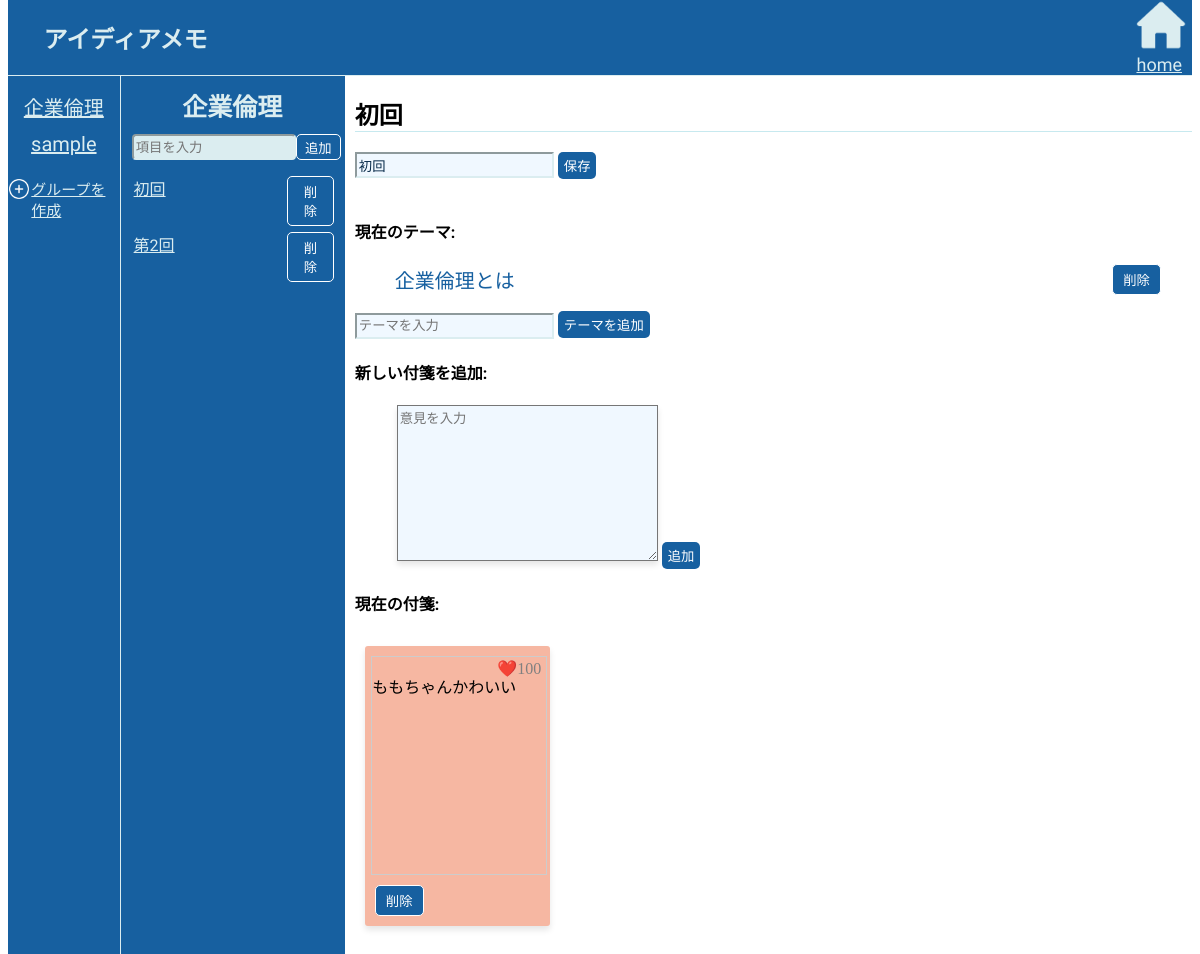
Before: /item/1 (signed in) with the older database file.
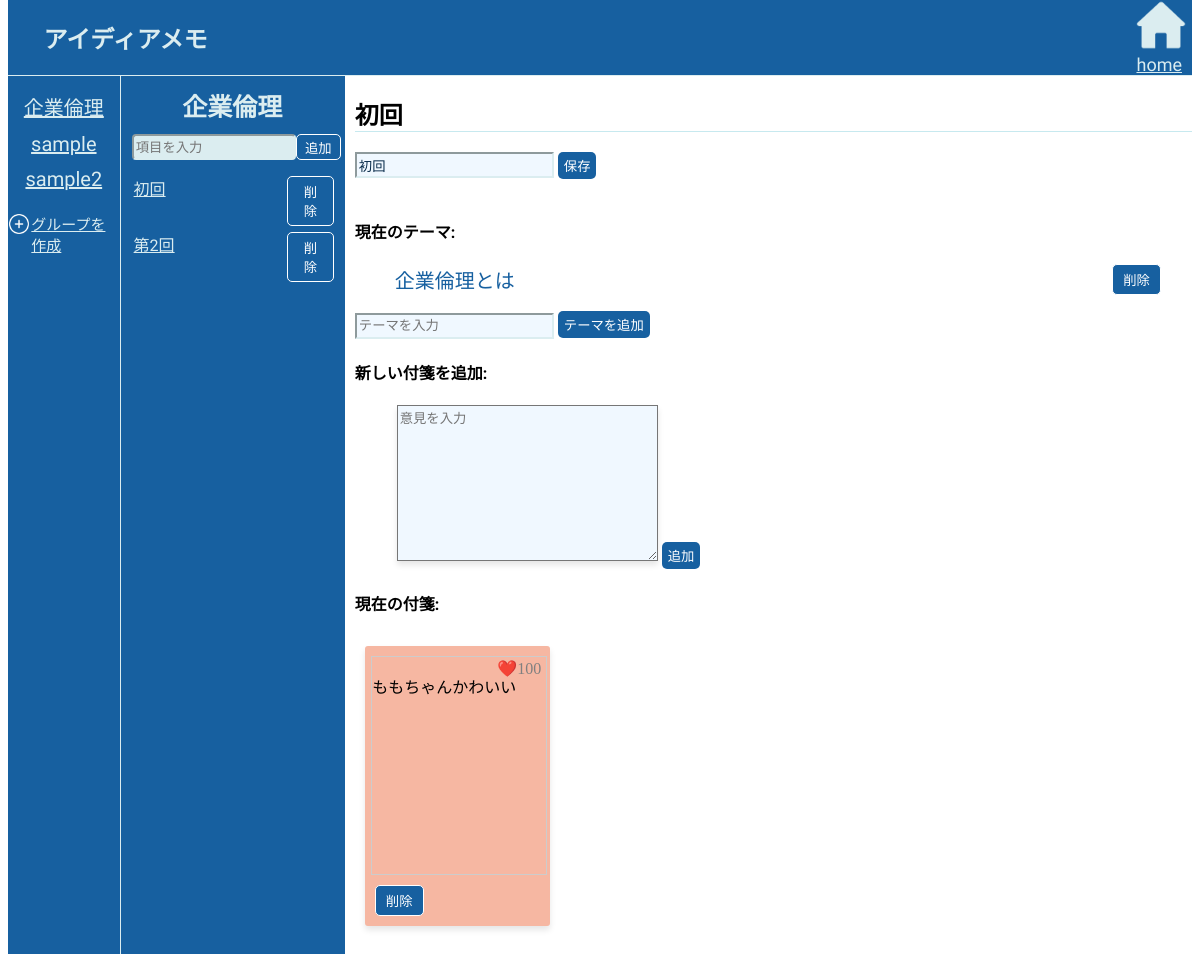
After: the same page with the newer database file.
### app.py (models this page shows)
class Group(db.Model):
    id = db.Column(db.Integer, primary_key=True)
    name = db.Column(db.String(10), nullable=False)
    created_at = db.Column(db.DateTime, default=datetime.now(pytz.timezone('Asia/Tokyo')))
    members = db.relationship("User", secondary="user_group", back_populates="groups")
    description = db.Column(db.Text, nullable=True)  # グループの説明
    messages = db.relationship('Message', backref='group', lazy=True)  # メッセージとのリレーション
    roles = db.Column(db.Text, nullable=True)  # 役割分担

class Item(db.Model):
    id = db.Column(db.Integer, primary_key=True)
    title = db.Column(db.String(255), nullable=False)
    group_id = db.Column(db.Integer, db.ForeignKey('group.id'), nullable=False)
    group = db.relationship('Group', backref=db.backref('items', lazy=True))
    themes = db.relationship('Theme', backref='related_item', lazy=True)  # 'item' から 'related_item' に変更

class Theme(db.Model):
    id = db.Column(db.Integer, primary_key=True)
    content = db.Column(db.String(255), nullable=False)
    item_id = db.Column(db.Integer, db.ForeignKey('item.id'), nullable=False)
    item = db.relationship('Item')

class TextBox(db.Model):
    id = db.Column(db.Integer, primary_key=True)
    content = db.Column(db.Text, nullable=True)  # テキストボックスの内容
    item_id = db.Column(db.Integer, db.ForeignKey('item.id'), nullable=False)  # 紐づくアイテム
    item = db.relationship('Item', backref=db.backref('textboxes', lazy=True))  # Itemとのリレーション
    like_count = db.Column(db.Integer, default=0)  # いいねの数を保存する新しいカラム

### app.py (the view, shortened to what this page needs)
@app.route('/item/<int:item_id>', methods=['GET', 'POST'])
@login_required
def item_page(item_id):
    item = Item.query.get_or_404(item_id)  # 選択された項目を取得
    group = Group.query.get(item.group_id)  # 項目が属するグループを取得
    user_groups = current_user.groups
    items = Item.query.filter_by(group_id=group.id).all()  # 同じグループの項目を取得
    themes = item.themes  # アイテムに関連するテーマを取得
    textboxes = TextBox.query.filter_by(item_id=item_id).all()
    comments = Comment.query.filter_by(item_id=item_id).all()  # アイテムに関連するコメントを取得
    return render_template(
        'item_page.html',
        item=item,
        group=group,
        groups=user_groups,
        items=items,
        themes=themes,
        textboxes=textboxes,
        comments=comments
    )

### app.py (called while the page is built)
@login_manager.user_loader #これは書くだけで大丈夫そう(?)
def load_user(user_id):
    return User.query.get(int(user_id))

### templates/item_page.html (shortened to what the changed rows need)
{% extends "base.html" %}
{% block content %}
<form action="/item/{{ item.id }}" method="POST">
    <nav class="navbar">
        <h1>アイディアメモ</h1>
    </nav>
    <div class="content">
        <div class="app">
            {% if groups %}
            <ul>
                    {% for group in groups %}
                        <li class="group-list"><a href="/group/{{ group.id }}">{{ group.name }}</a></li>
                    {% endfor %}
            </ul>
            {% else %}
            <p>まだグループに所属していません。</p>
            {% endif %}
            </div>
        <div class="item-p">
            <h3>{{ group.name }}</h3>
            <div class="item-grid">
            <form action="/item/{{ item.id }}" method="POST">
            </form>
            </div>
        {% if items %}
        <ul class="item-ul">
        {% for item in items %}
        <li id="item-{{ item.id }}" class="item">
            <div class="item-corner">
            <a href="/item/{{ item.id }}" class="item-link">{{ item.title }}</a>
            <form action="/group/{{ group.id }}/delete/{{ item.id }}" method="POST" style="display:inline;" class="item-form">
                <button type="submit" class="btn-delete">削除</button>
            </form>
            </div>
        </li>
        {% endfor %}
        </ul>
        {% else %}
        <p>まだ項目がありません。</p>
        {% endif %}
        </div>
        <div class="board">
            <h2 id="boardTitleHeader" data-item-id="{{ item.id }}">{{ item.title }}</h2>
            <form action="/item/{{ item.id }}" method="POST">
                <input type="text" name="new_title" id="boardTitleInput" value="{{ item.title }}" placeholder="タイトルを入力してください" class="case">
                <button type="submit" id="saveTitleBtn" class="btn">保存</button>
            </form>
            <br>
        <h4>現在のテーマ:</h4>
        <ul>
            {% for theme in themes %}
                <li class="theme-list">
                    <div class="theme-corner">
                    <div class="theme-theme">
                        {{ theme.content }}
                    </div>
                    <form action="/item/{{ item.id }}/delete_theme/{{ theme.id }}" method="POST" style="display:inline;">
                        <button type="submit" class="btn-delete">削除</button>
                    </form>
                    </div>
                </li>
            {% endfor %}
        </ul>
        <form action="/item/{{ item.id }}" method="POST">
            <input type="text" name="theme_content" id="themeInput" placeholder="テーマを入力" class="case">
            <button type="submit" class="btn">テーマを追加</button>
        </form>
        <h4>新しい付箋を追加:</h4>
        <form action="/item/{{ item.id }}/add_textbox" method="POST">
            <textarea name="textbox_content" rows="10" cols="30" placeholder="意見を入力" class="opinion"></textarea>
            <button type="submit" id="addTextboxButton" class="btn">追加</button>
        </form>
        <h4>現在の付箋:</h4>
        <div class="grid-box">
        <div class="textbox-container">
            {% for textbox in textboxes %}
                <div class="textbox-wrapper" data-textbox-id="{{ textbox.id }}">
                    <div class="textbox-header">
                        <span class="like-button" data-textbox-id="{{ textbox.id }}">
                            ❤️ <span class="like-count">{{ textbox.like_count or 0 }}</span>
                        </span>
                    </div>
                    <div class="display-div"></div>
                    <form action="/item/{{ item.id }}/delete_textbox/{{ textbox.id }}" method="POST" style="display:inline;" class="form">
                        <button type="submit" class="btn-delete">削除</button>
                    </form>
                </div>
            {% endfor %}
        </div>
    </div>
    </div>
    </div>
</form>
{% endblock %}

Changed rows visible on the page:
added Group: name "sample2"
